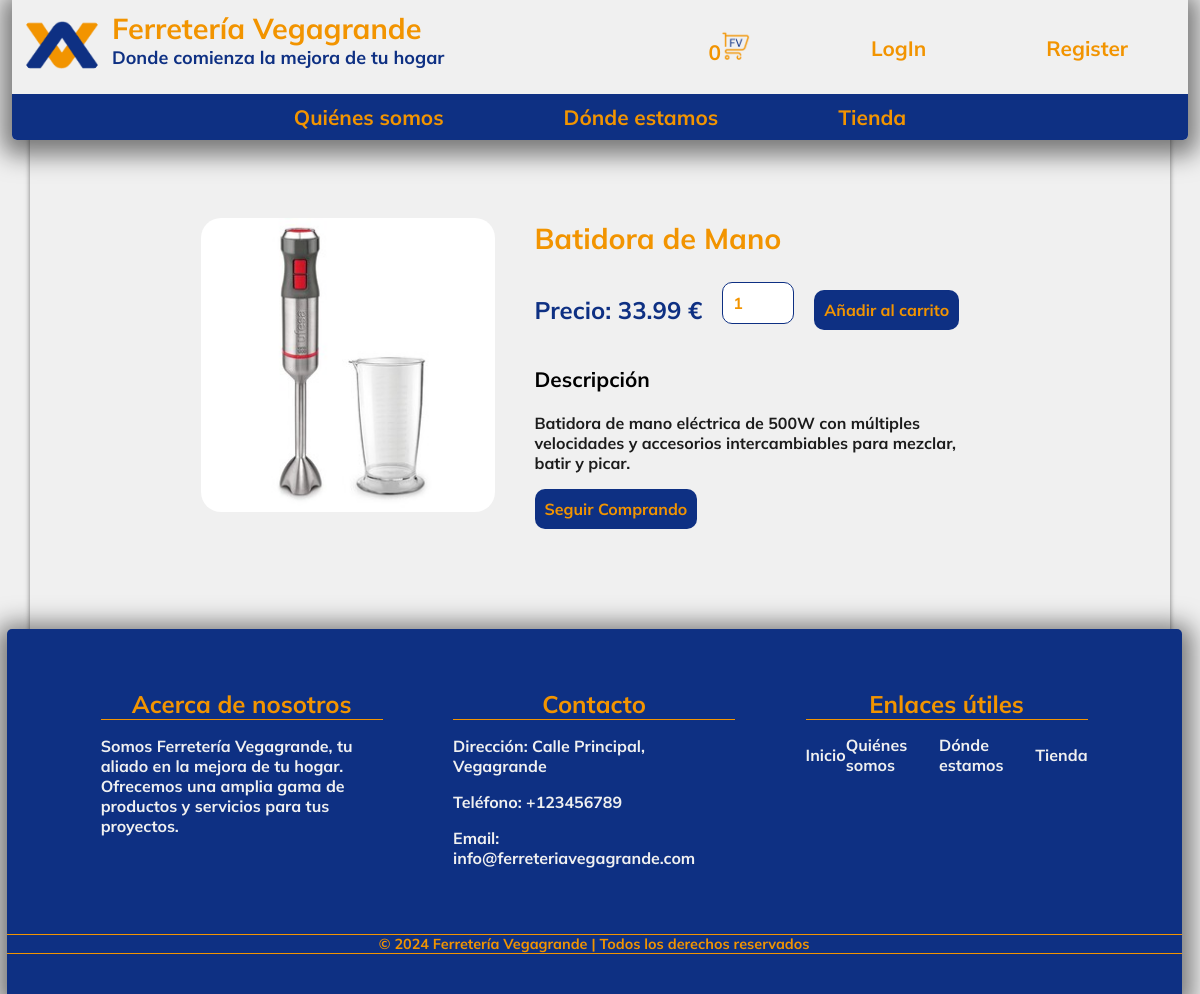
/templates/product.php?product_id=85, run on the app's committed database.
### tables this page shows
CREATE TABLE `productos` (
  `id` int(11) NOT NULL,
  `name` varchar(255) NOT NULL,
  `description` varchar(1500) DEFAULT NULL,
  `price` decimal(10,2) NOT NULL,
  `img` varchar(225) NOT NULL
);

### templates/product.php (the view, shortened to what this page needs)
<?php
include("../api/header.php");
$conn = connectDB();
if($conn){
    if(isset($_GET['product_id']) && !empty($_GET['product_id'])) {
        $product_id = $_GET['product_id'];
        $query = "SELECT * FROM productos WHERE id = :product_id";
        $statement = $conn->prepare($query);
        $statement->bindParam(':product_id', $product_id);
        $statement->execute();
        $producto = $statement->fetch(PDO::FETCH_ASSOC);
    } else {
        header("Location: ../index.html");
        exit();
    }
} else {
    echo "Error al conectar a la base de datos";
    exit();
}
?>
<!DOCTYPE html>
<html lang="en">
<head>
    <link rel="stylesheet" href="../styles/product.css">
</head>
<body>
<div class="page">
    <div class="item-container">
        <?php if(isset($producto) && !empty($producto)): ?>
            <div class="img-container">
            <img src="../assets/img/productos/<?= $producto['img'] ?>" alt="<?= $producto['name'] ?>">
            </div>
            <div class="item-data-container">
                <h1 class="item-title"><?= $producto['name'] ?></h1>
                <div class="item-buy-container">
                    <h2>Precio: <?= $producto['price']?> €</h2>
                    <input type="number" class="quantity-input" value="1" min="1">
                    <button class="add-to-cart-btn-product" data-product-id="<?php echo $producto['id']; ?>">Añadir al carrito</button>
                </div>
                <div class="item-descriptin-container">
                    <h3 class="h3">Descripción</h3>
                    <p class="parragraf"><?= $producto['description'] ?></p>
                </div>
                <a href="shop.php"><button>Seguir Comprando</button></a>
            </div>
        <?php else: ?>
            <p>No se encontró el producto</p>
        <?php endif; ?>
    </div>
<?php
include("../api/footer.php");
?>
</div>
</body>
</html>

### styles/product.css (style rules this page uses)
.item-container { margin: 80px auto; display: flex; flex-direction: row; width: 70%; }
.img-container { display: flex; width: 400px; align-items: center; justify-content: center }
.img-container img { width:100% ; }
.item-data-container { width: 60%; margin-inline: 40px ; }
.item-buy-container { width: 70%; display: flex; flex-direction: row; justify-content: space-between; align-items: center; }
.item-buy-container button { white-space: nowrap; }
.item-buy-container h2 { white-space: nowrap; }
.item-descriptin-container { width: 100%; }
.item-buy-container input { width: 50px; }
.item-buy-container h2 { color: #0e3083; }

### styles/style.css (style rules this page uses)
body { font-family: Mulish; background-color: #f0f0f0; width: 98%; margin: 0 auto; padding-top: 150px; }
.page { width: 97%; box-shadow: 0 2px 5px rgba(0, 0, 0, 0.5); border-top: 1px solid transparent; margin: 0 auto; }
h1 { color: #f29400; font-size: 2em; }
h2 { color: #f29400; font-size: 1.7em; }
h3 { font-size: 1.5em; }
.parragraf { color: #1c1c1c; font-size: 1.3em; }
img { width: 100px; border-radius: 20px; }
a { color: #f29400; text-decoration: none; transition: 0.3s ease-in-out; }
button { font-family: Mulish; font-size: 1.3em; padding: 10px; border-radius: 10px; border: none; background-color: #0e3083; color: #f29400; cursor: pointer; transition: 0.3s ease-in-out; }
input { font-family: Mulish; color: #f29400; font-size: 1em; border-radius: 10px; margin: 20px; margin-top: 5px; padding: 10px; border: 1px solid #0e3083; border-radius: 10px; }
input::placeholder { color: #f29400; }
@media screen and (width < 1441px) { body { padding-top: 120px; } }
@media screen and (width < 1441px) { h1 { color: #f29400; font-size: 1.8em; } }
@media screen and (width < 1441px) { h2 { font-size: 1.5em; } }
@media screen and (width < 1441px) { h3 { font-size: 1.3em; } }
@media screen and (width < 1441px) { .parragraf { color: #1c1c1c; font-size: 1em; } }
@media screen and (width < 1441px) { button { font-size: 1em; } }

### data on the page
productos: img (picture), name "Batidora de Mano", price "33.99", description "Batidora de mano eléctrica de 500W con múltiples velocidades y accesorios intercambiables para mezclar, batir y picar."

### other printed values
$total_productos "0"
